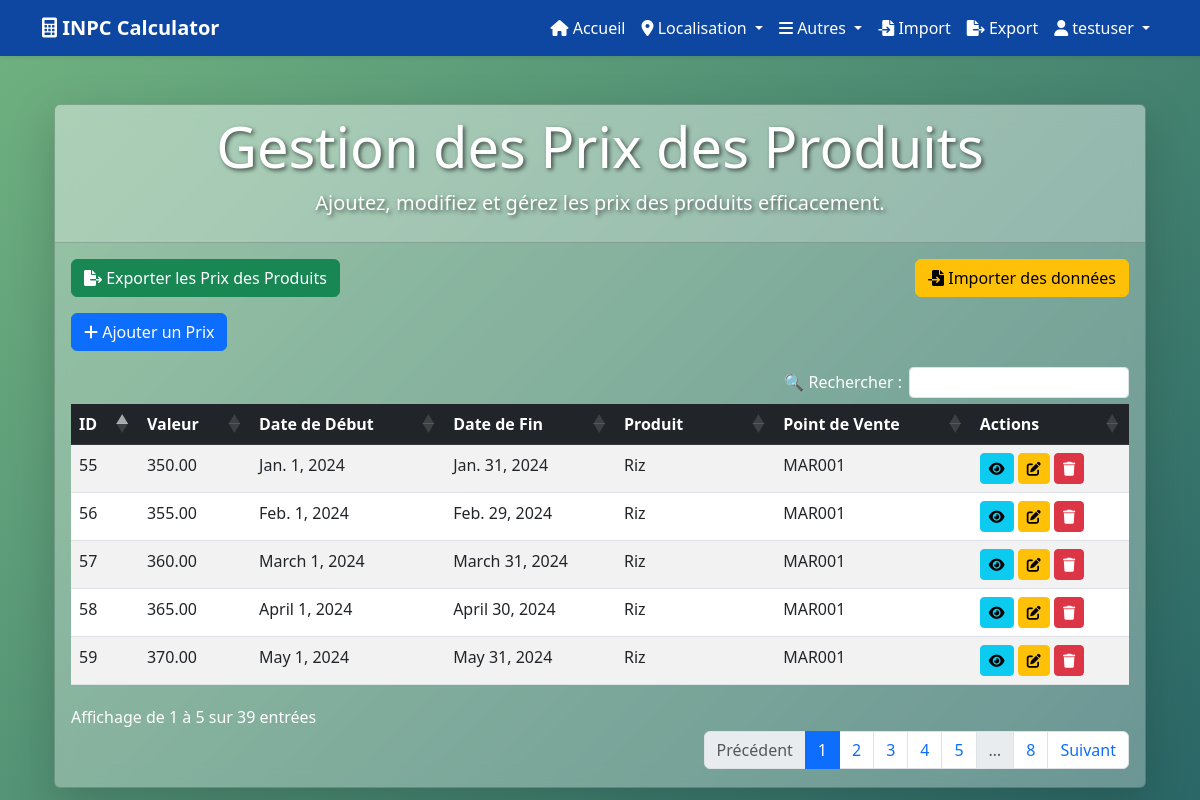
The page /pages/product_prices/ (signed in) on the database its author committed.
### utilisateurs/models.py (models this page shows, shortened)
class Utilisateur(AbstractUser):
    ROLE_CHOICES = (
        ('admin', 'Admin'),
        ('agent', 'Agent'),
    )
    role = models.CharField(max_length=10, choices=ROLE_CHOICES, default='agent')

### pages/models.py (models this page shows, shortened)
class ProductPrice(models.Model):
    valeur = models.DecimalField(max_digits=10, decimal_places=2)
    date_de_debut = models.DateField()
    date_fin = models.DateField()
    produit = models.ForeignKey(Product, on_delete=models.CASCADE)
    point_de_vente = models.ForeignKey(PointOfSale, on_delete=models.CASCADE)

class Product(models.Model):
    code = models.CharField(max_length=45, unique=True)
    name = models.CharField(max_length=45)
    description = models.TextField()
    unit_measure = models.CharField(max_length=45)
    product_type = models.ForeignKey(ProductType, on_delete=models.CASCADE)
    famille = models.ForeignKey('Famille', on_delete=models.CASCADE)  # Added famille relation here

class PointOfSale(models.Model):
    code = models.CharField(max_length=45, unique=True)
    type = models.CharField(max_length=45)
    gps_lat = models.FloatField()
    gps_lon = models.FloatField()
    commune = models.ForeignKey(Commune, on_delete=models.CASCADE)

### pages/views.py (the view)
# urls.py: path('product_prices/', login_required(views.gestion_product_prices), name='gestion_product_prices'),
@login_required
def gestion_product_prices(request):
    product_prices = ProductPrice.objects.all().select_related('produit', 'point_de_vente')
    if request.method == 'POST':
        if 'creer' in request.POST:
            form = ProductPriceForm(request.POST)
            if form.is_valid():
                try:
                    form.save()
                    messages.success(request, "Le prix a été ajouté avec succès.")
                    return redirect('gestion_product_prices')
                except Exception as e:
                    messages.error(request, f"Erreur lors de l'ajout du prix: {str(e)}")
            else:
                messages.error(request, "Erreur lors de l'ajout du prix. Veuillez vérifier les données saisies.")
        elif 'modifier' in request.POST:
            product_price_id = request.POST.get('product_price_id')
            try:
                product_price = get_object_or_404(ProductPrice, id=product_price_id)
                form = ProductPriceForm(request.POST, instance=product_price)
                if form.is_valid():
                    form.save()
                    messages.success(request, "Le prix a été modifié avec succès.")
                    return redirect('gestion_product_prices')
                else:
                    messages.error(request, "Erreur lors de la modification du prix. Veuillez vérifier les données saisies.")
            except Exception as e:
                messages.error(request, f"Erreur lors de la modification du prix: {str(e)}")
        elif 'supprimer' in request.POST:
            product_price_id = request.POST.get('product_price_id')
            try:
                product_price = get_object_or_404(ProductPrice, id=product_price_id)
                product_price.delete()
                messages.success(request, "Le prix a été supprimé avec succès.")
            except Exception as e:
                messages.error(request, f"Erreur lors de la suppression du prix: {str(e)}")
            return redirect('gestion_product_prices')
    else:
        form = ProductPriceForm()
    products = Product.objects.all()
    points_of_sale = PointOfSale.objects.all()
    if not products.exists():
        messages.warning(request, "Aucun produit n'est disponible. Veuillez d'abord ajouter des produits.")
    if not points_of_sale.exists():
        messages.warning(request, "Aucun point de vente n'est disponible. Veuillez d'abord ajouter des points de vente.")
    context = {
        'prix_produits': product_prices,
        'form': form,
        'products': products,
        'points_of_sale': points_of_sale,
    }
    return render(request, 'pages/gestion_product_prices.html', context)

### pages/forms.py (shortened to what this page needs)
class ProductPriceForm(forms.ModelForm):
    produit = forms.ModelChoiceField(
        queryset=Product.objects.all(),
        required=True,
        label="Produit",
        widget=forms.Select(attrs={'class': 'form-control glowing-input'})
    )
    point_de_vente = forms.ModelChoiceField(
        queryset=PointOfSale.objects.all(),
        required=True,
        label="Point de Vente",
        widget=forms.Select(attrs={'class': 'form-control glowing-input'})
    )
    class Meta:
        model = ProductPrice
        fields = ['valeur', 'date_de_debut', 'date_fin', 'produit', 'point_de_vente']
        widgets = {
            'valeur': forms.NumberInput(attrs={'class': 'form-control glowing-input', 'step': '0.01'}),
            'date_de_debut': forms.DateInput(attrs={'class': 'form-control glowing-input', 'type': 'date'}),
            'date_fin': forms.DateInput(attrs={'class': 'form-control glowing-input', 'type': 'date'}),
        }

### templates/pages/gestion_product_prices.html (shortened to what this page needs)
{% extends 'base.html' %}
{% load static %}
{% block content %}
<link rel="stylesheet" href="https://cdn.datatables.net/1.11.5/css/dataTables.bootstrap5.min.css">
<link rel="stylesheet" href="https://cdn.datatables.net/buttons/2.2.3/css/buttons.bootstrap5.min.css">
<link rel="stylesheet" href="{% static 'css/stylecrud.css' %}">
<div class="container mt-5">
    <div class="card shadow-lg text-white animate__animated animate__fadeInDown">
        <div class="card-header text-center">
            <h1 class="display-4">Gestion des Prix des Produits</h1>
            <p class="lead">Ajoutez, modifiez et gérez les prix des produits efficacement.</p>
        </div>
        <div class="card-body animate__animated animate__fadeInUp">
            <div class="d-flex justify-content-between mb-3">
                <a href="{% url 'export_data' %}?table=ProductPrice" class="btn btn-success">
                    <i class="fas fa-file-export"></i> Exporter les Prix des Produits
                </a>
                <a href="{% url 'import_data' %}" class="btn btn-warning">
                    <i class="fas fa-file-import"></i> Importer des données
                </a>
            </div>
            <button class="btn btn-primary mb-3" data-bs-toggle="modal" data-bs-target="#createModal">
                <i class="fas fa-plus"></i> Ajouter un Prix
            </button>
            <table id="prixTable" class="table table-hover table-striped">
                <thead class="table-dark">
                    <tr>
                        <th>ID</th>
                        <th>Valeur</th>
                        <th>Date de Début</th>
                        <th>Date de Fin</th>
                        <th>Produit</th>
                        <th>Point de Vente</th>
                        <th>Actions</th>
                    </tr>
                </thead>
                <tbody>
                    {% for prix in prix_produits %}
                    <tr class="animate__animated animate__fadeIn">
                        <td>{{ prix.id }}</td>
                        <td>{{ prix.valeur }}</td>
                        <td>{{ prix.date_de_debut }}</td>
                        <td>{{ prix.date_fin }}</td>
                        <td>{{ prix.produit.name }}</td>
                        <td>{{ prix.point_de_vente.code }}</td>
                        <td>
                            <button class="btn btn-info btn-sm" data-bs-toggle="modal" data-bs-target="#viewModal{{ prix.id }}">
                                <i class="fas fa-eye"></i>
                            </button>
                            <button class="btn btn-warning btn-sm" data-bs-toggle="modal" data-bs-target="#editModal{{ prix.id }}">
                                <i class="fas fa-edit"></i>
                            </button>
                            <form method="post" style="display:inline;">
                                <button type="submit" name="supprimer" onclick="return confirm('Es-tu sûr de vouloir supprimer ce prix ?')" class="btn btn-danger btn-sm">
                                    <i class="fas fa-trash"></i>
                                </button>
                            </form>
                        </td>
                    </tr>
                    {% empty %}
                    <tr>
                        <td colspan="7">Aucun prix de produit trouvé.</td>
                    </tr>
                    {% endfor %}
                </tbody>
            </table>
        </div>
    </div>
</div>
{% endblock %}

### templates/base.html (shortened to what this page needs)
{% load static %}
<!DOCTYPE html>
<html lang="fr">
<head>
    <link href="https://cdn.jsdelivr.net/npm/bootstrap@5.3.0/dist/css/bootstrap.min.css" rel="stylesheet">
    <link href="https://cdnjs.cloudflare.com/ajax/libs/font-awesome/6.0.0-beta3/css/all.min.css" rel="stylesheet">
    <link rel="stylesheet" href="https://cdnjs.cloudflare.com/ajax/libs/animate.css/4.1.1/animate.min.css">
    <link rel="stylesheet" href="{% static 'css/styles.css' %}">
    <link rel="stylesheet" href="https://unpkg.com/leaflet@1.7.1/dist/leaflet.css" />
</head>
<body>
    <nav class="navbar navbar-expand-lg shadow-sm">
        <div class="container">
            <a class="navbar-brand fw-bold" href="#">
                <i class="fas fa-calculator"></i> INPC Calculator
            </a>
            <div class="collapse navbar-collapse" id="navbarNav">
                <ul class="navbar-nav ms-auto">
                    <li class="nav-item">
                        <a class="nav-link" href="{% url 'accueil' %}">
                            <i class="fas fa-home"></i> Accueil
                        </a>
                    </li>
<li class="nav-item dropdown">
    <a class="nav-link dropdown-toggle" href="#" id="dropdownLocalisation" role="button" data-bs-toggle="dropdown">
        <i class="fas fa-map-marker-alt"></i> Localisation
    </a>
</li>
                    <li class="nav-item dropdown">
                        <a class="nav-link dropdown-toggle" href="#" id="navbarDropdown" role="button" data-bs-toggle="dropdown">
                            <i class="fas fa-bars"></i> Autres
                        </a>
                    </li>
                    <li class="nav-item">
                        <a class="nav-link" href="{% url 'import_data' %}">
                            <i class="fas fa-file-import"></i> Import
                        </a>
                    </li>
                    <li class="nav-item">
                        <a class="nav-link" href="{% url 'export_data' %}">
                            <i class="fas fa-file-export"></i> Export
                        </a>
                    </li>
                    {% if user.is_authenticated %}
                    <li class="nav-item dropdown">
                        <a class="nav-link dropdown-toggle" href="#" id="userDropdown" role="button" data-bs-toggle="dropdown">
                            <i class="fas fa-user"></i> {{ user.username }}
                        </a>
                    </li>
                    {% endif %}
                </ul>
            </div>
        </div>
    </nav>
    <div class="container mt-5">
        {% block content %}
        {% endblock content %}
    </div>
</body>
</html>

### templates/pages/static/css/stylecrud.css (style rules this page uses)
body { background: linear-gradient(-45deg, #1e3c72, #2a5298, #134e5e, #71b280); background-size: 400% 400%; animation: moveBackground 10s ease infinite; }
.card-header { font-size: 1.5rem; font-weight: bold; text-align: center; background: rgba(255, 255, 255, 0.2); color: #ffffff; text-shadow: 2px 2px 4px rgba(0, 0, 0, 0.6); }
.card { background: rgba(255, 255, 255, 0.3); backdrop-filter: blur(10px); }

### templates/base.html (style rules this page uses)
.navbar { background-color: #0d47a1 !important; }
.navbar .nav-link, .navbar-brand { color: white !important; }

### rows shown on the page
Utilisateur: username "testuser"
ProductPrice: id "55", valeur "350.00", date_de_debut "Jan. 1, 2024", date_fin "Jan. 31, 2024", produit.name "Riz", point_de_vente.code "MAR001"
ProductPrice: id "56", valeur "355.00", date_de_debut "Feb. 1, 2024", date_fin "Feb. 29, 2024", produit.name "Riz", point_de_vente.code "MAR001"
ProductPrice: id "57", valeur "360.00", date_de_debut "March 1, 2024", date_fin "March 31, 2024", produit.name "Riz", point_de_vente.code "MAR001"
ProductPrice: id "58", valeur "365.00", date_de_debut "April 1, 2024", date_fin "April 30, 2024", produit.name "Riz", point_de_vente.code "MAR001"
ProductPrice: id "59", valeur "370.00", date_de_debut "May 1, 2024", date_fin "May 31, 2024", produit.name "Riz", point_de_vente.code "MAR001"
